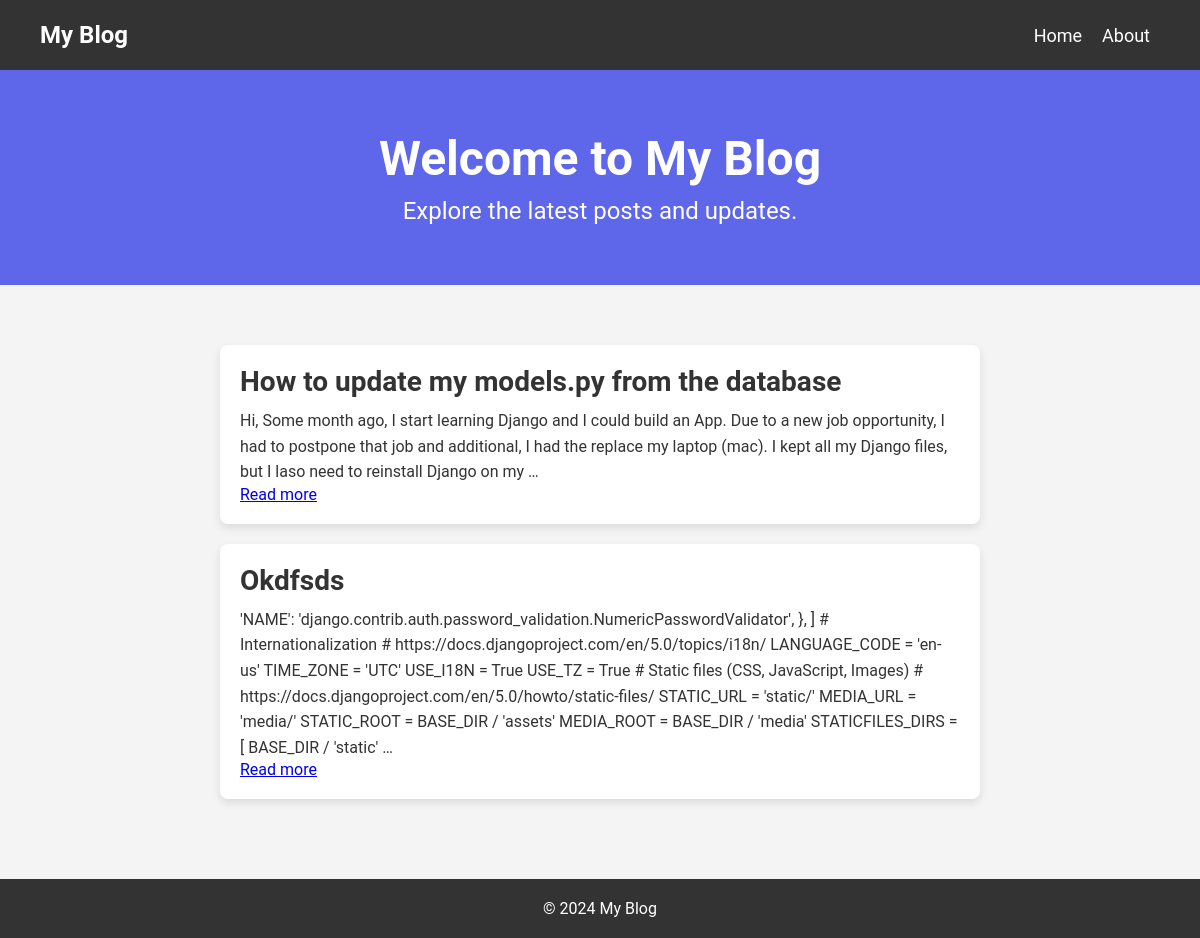
The page / on the database its author committed.
### blog/models.py (models this page shows, shortened)
class Post(models.Model):
    title = models.CharField(max_length=200)
    content = models.TextField()
    slug = models.SlugField(unique=True, max_length=200)
    created_at = models.DateTimeField(default=timezone.now)
    updated_at = models.DateTimeField(auto_now=True)

### blog/views.py (the view)
# urls.py: path('', views.post_list, name='post_list'),
def post_list(request):
    posts = Post.objects.all()
    return render(request, 'blog/post_list.html', {'posts': posts})

### blog/templates/blog/post_list.html (shortened to what this page needs)
{% extends "blog/base.html" %}
{% block content %}
<section class="hero">
    <h1>Welcome to My Blog</h1>
    <p>Explore the latest posts and updates.</p>
</section>
<main class="main-content">
    {% for post in posts %}
    <article class="blog-post">
        <h2>{{ post.title }}</h2>
        <p>{{ post.content|truncatewords:50 }}</p>
        <a href="{% url 'post_detail' slug=post.slug %}">Read more</a>
    </article>
    {% endfor %}
</main>
{% endblock %}

### blog/static/css/styles.css (style rules this page uses)
* { margin: 0; padding: 0; box-sizing: border-box; }
body, html { width: 100%; font-family: 'Roboto', sans-serif; background-color: #f4f4f4; color: #333; }
.hero { background: #5E66EA; color: white; text-align: center; padding: 60px 20px; margin-bottom: 40px; }
.hero h1 { font-size: 48px; margin-bottom: 10px; }
.hero p { font-size: 24px; }
.main-content { max-width: 800px; margin: 0 auto; padding: 20px; }
.blog-post { background: #fff; padding: 20px; margin-bottom: 20px; border-radius: 8px; box-shadow: 0 4px 8px rgba(0, 0, 0, 0.1); }
.blog-post h2 { font-size: 28px; margin-bottom: 10px; }
.blog-post p { line-height: 1.6; }

### rows shown on the page
Post: title "How to update my models.py from the database", content "Hi, Some month ago, I start learning Django and I could build an App. Due to a new job opportunity, I had to postpone that job and additional, I had the replace my laptop (mac). I kept all my Django files, but I laso need to reinstall Django on my …"
Post: title "Okdfsds", content "'NAME': 'django.contrib.auth.password_validation.NumericPasswordValidator', }, ] # Internationalization # https://docs.djangoproject.com/en/5.0/topics/i18n/ LANGUAGE_CODE = 'en-us' TIME_ZONE = 'UTC' USE_I18N = True USE_TZ = True # Static files (CSS, JavaScript, Images) # https://docs.djangoproject.com/en/5.0/howto/static-files/ STATIC_URL = 'static/' MEDIA_URL = 'media/' STATIC_ROOT = BASE_DIR / 'assets' MEDIA_ROOT = BASE_DIR / 'media' STATICFILES_DIRS = [ BASE_DIR / 'static' …"
